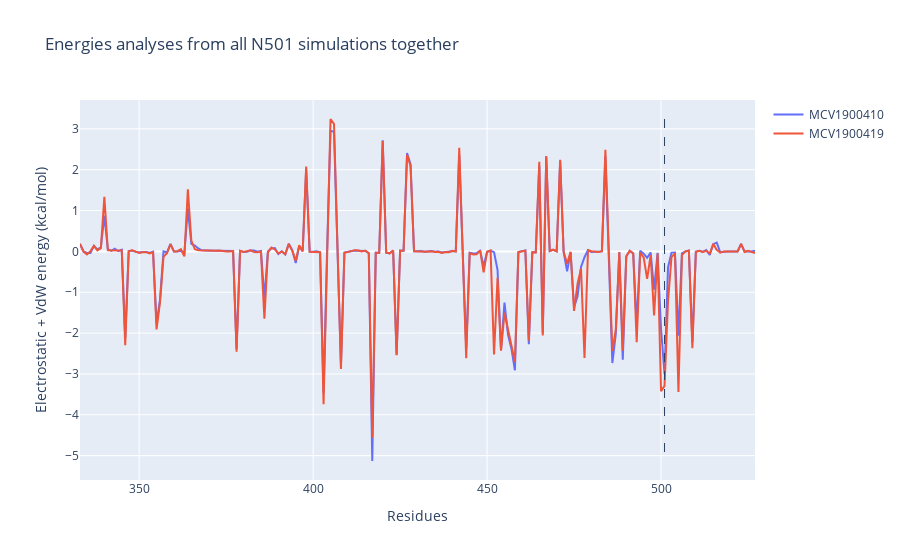
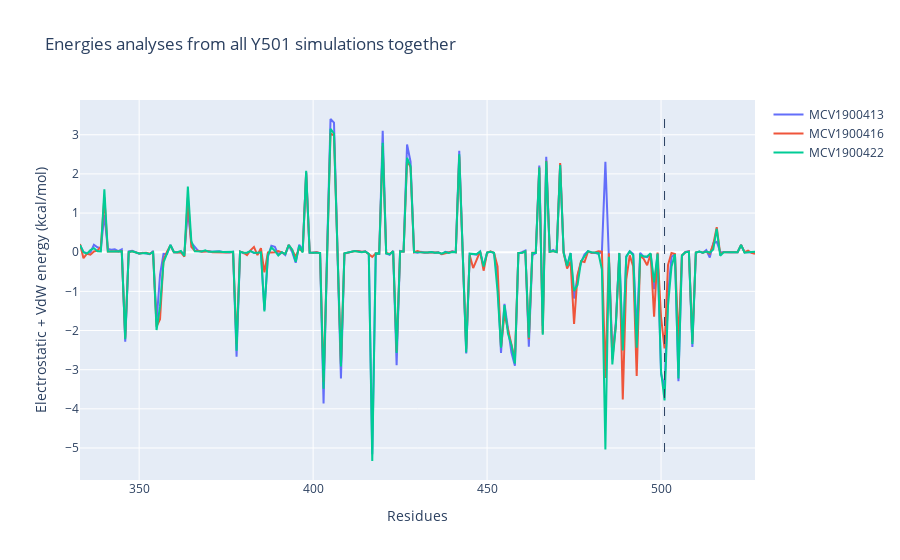

Write notebook code for charts like these, in order.
### Markdown cell above
Get the energies per residue and prepare a graph for each residue 501 variant

### Code cell
# Make a plot for each group of simulations
# Overlap all energies for each group
simulation_groups = { 'N501': N501_simulations, 'Y501': Y501_simulations }
# Store energies data for further use
energies_data = { 'N501': [], 'Y501': [] }
for group_name, simulations in simulation_groups.items():
    # Make a scatter for each energies result
    data = []
    all_energies = []
    for simulation in simulations:
        accession = simulation['accession']
        # Get residue indices for residues in the energies analysis
        rbd_interaction_residues = get_interaction_residue_indices(accession)
        # Convert residue indices to reference numeration
        residue_reference_numbers = simulation['topology']['residue_reference_numbers']
        rbd_interaction_residue_refs = [ residue_reference_numbers[i] for i in rbd_interaction_residues ]
        # Get the energies data
        energies = get_energies_data(accession)
        # Store apart energies + interactions data for further use
        energies_data[group_name].append({ 'energies': energies, 'residues': rbd_interaction_residues })
        # Save all energies together
        all_energies += energies
        # Generate the corresponding line for the plot
        data.append(
            go.Scatter(
                x = rbd_interaction_residue_refs,
                y = energies,
                name = accession,
                #hovertemplate = 'Residue %{x} (%{text}): %{y:.4f}',
                #text = residue_names,
            )
        )
    # Set a vertical lines to mark the mutated residue
    mutated_residue_x = 501
    max_value = max(all_energies)
    min_value = min(all_energies)
    shapes = [{
        'type': 'line',
        'line':{
            'dash': 'dash',
            'width': 1,
        },
        'xref': 'x',
        'yref': 'y',
        'x0': mutated_residue_x,
        'y0': max_value,
        'x1': mutated_residue_x,
        'y1': min_value
    }]
    # Show the figure of all energies overlapped
    fig = go.Figure({
        "data": data,
        "layout": go.Layout(
            title='Energies analyses from all ' + group_name + ' simulations together',
            xaxis={'title': 'Residues'},
            yaxis={'title': 'Electrostatic + VdW energy (kcal/mol)'},
            shapes=shapes
        )
    })
    fig.show()

### Figure 1 — Plotly figure (JSON) as saved in the notebook; plotly's stock layout.template omitted (floating-point values rounded to 4 significant figures; data arrays with more than 128 entries replaced by an {"elided": "..."} marker saying what was removed)
{"data": [{"name": "MCV1900410", "type": "scatter", "x": {"elided": "195 int values"}, "y": {"elided": "195 float values"}}, {"name": "MCV1900419", "type": "scatter", "x": {"elided": "195 int values"}, "y": {"elided": "195 float values"}}], "layout": {"shapes": [{"line": {"dash": "dash", "width": 1}, "type": "line", "x0": 501, "x1": 501, "xref": "x", "y0": 3.241, "y1": -5.131, "yref": "y"}], "title": {"text": "Energies analyses from all N501 simulations together"}, "xaxis": {"title": {"text": "Residues"}}, "yaxis": {"title": {"text": "Electrostatic + VdW energy (kcal/mol)"}}}}

### Figure 2 — Plotly figure (JSON) as saved in the notebook; plotly's stock layout.template omitted (floating-point values rounded to 4 significant figures; data arrays with more than 128 entries replaced by an {"elided": "..."} marker saying what was removed)
{"data": [{"name": "MCV1900413", "type": "scatter", "x": {"elided": "195 int values"}, "y": {"elided": "195 float values"}}, {"name": "MCV1900416", "type": "scatter", "x": {"elided": "195 int values"}, "y": {"elided": "195 float values"}}, {"name": "MCV1900422", "type": "scatter", "x": {"elided": "195 int values"}, "y": {"elided": "195 float values"}}], "layout": {"shapes": [{"line": {"dash": "dash", "width": 1}, "type": "line", "x0": 501, "x1": 501, "xref": "x", "y0": 3.402, "y1": -5.332, "yref": "y"}], "title": {"text": "Energies analyses from all Y501 simulations together"}, "xaxis": {"title": {"text": "Residues"}}, "yaxis": {"title": {"text": "Electrostatic + VdW energy (kcal/mol)"}}}}
